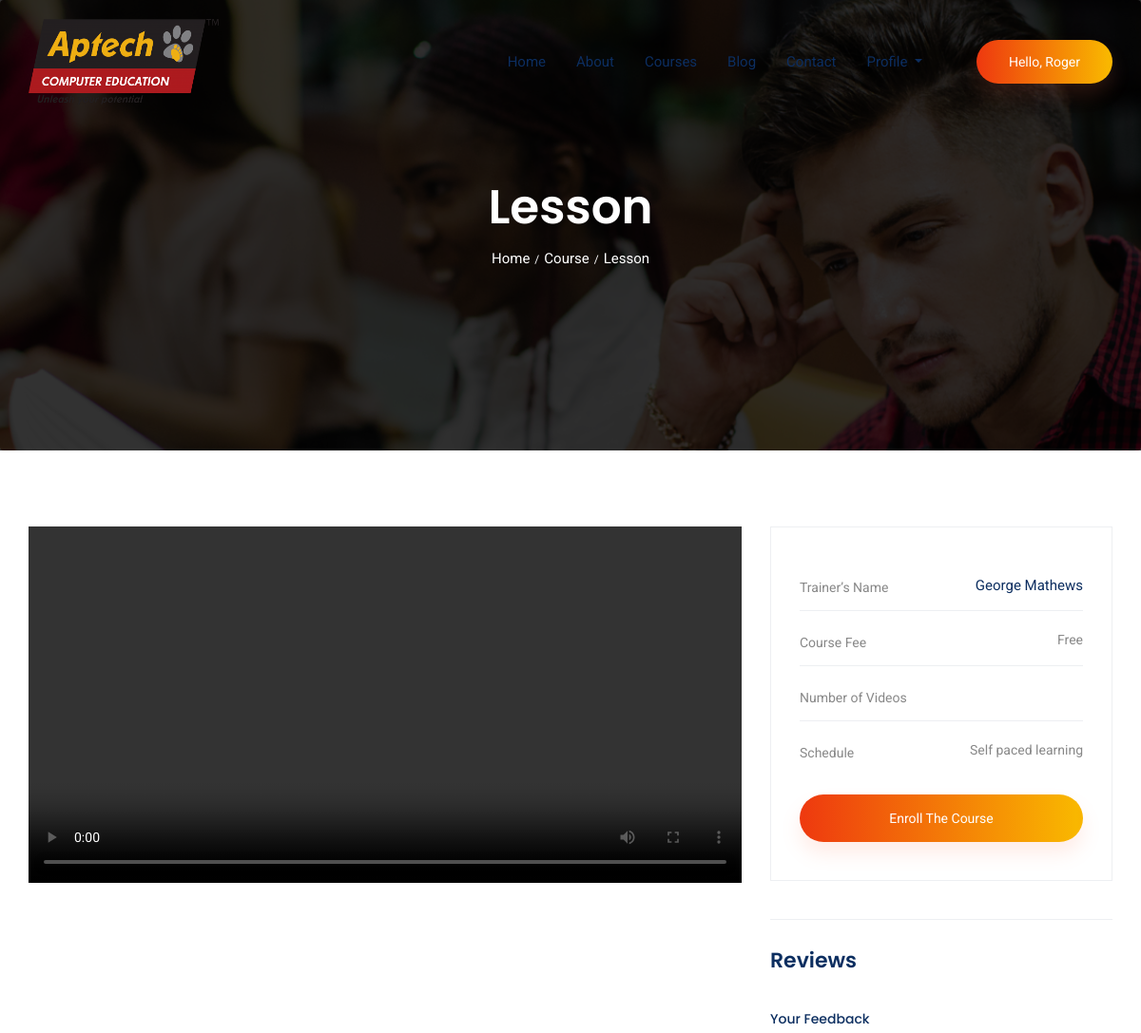
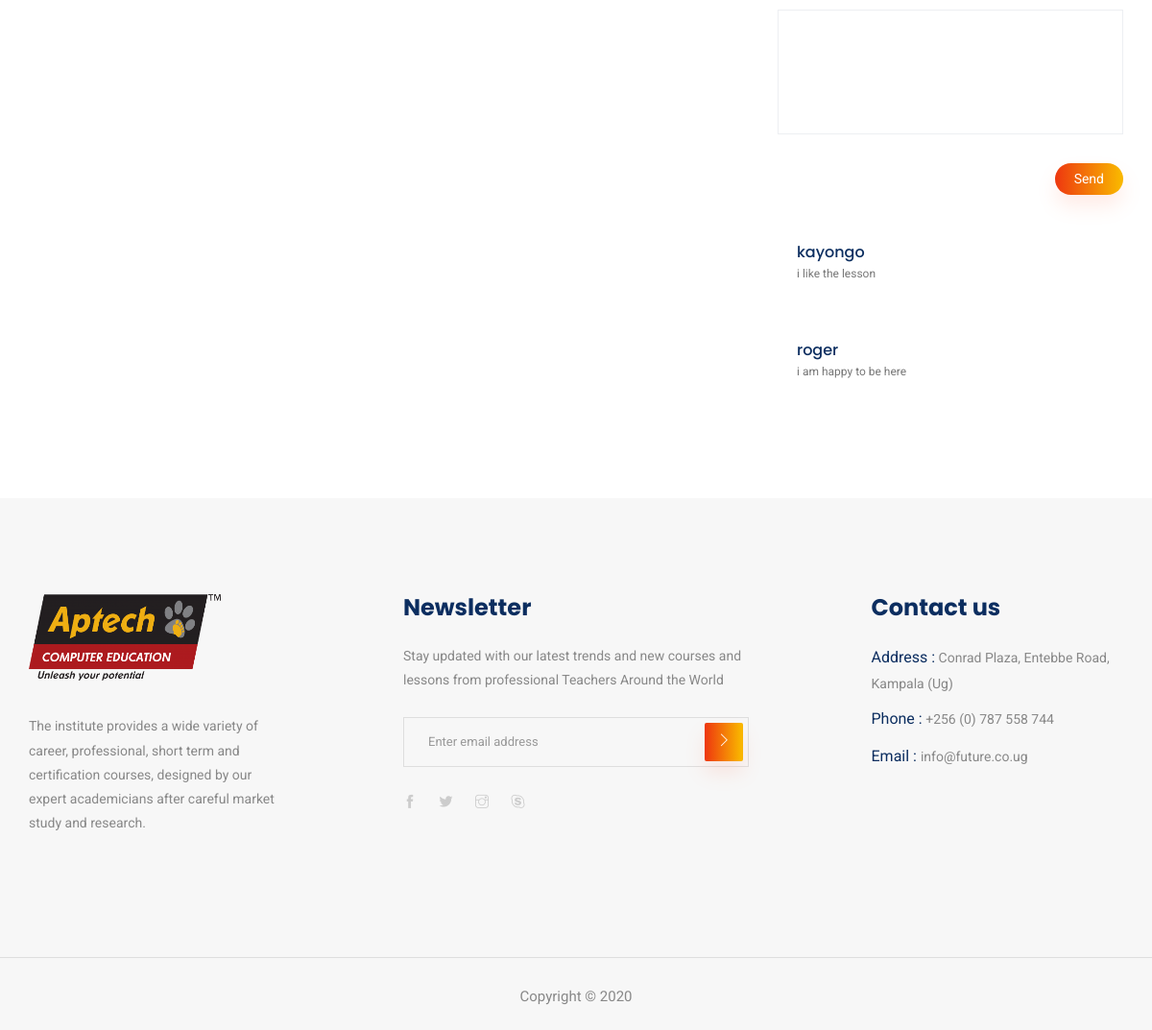
The app's page /lessons/1/ (signed in) with its own data (2 pictures, top to bottom).
### Accounts/models.py (models this page shows, shortened)
class User(AbstractBaseUser):
    username = models.CharField(max_length=150, blank=True, null=True)
    email = models.EmailField(max_length=254, unique=True)
    active = models.BooleanField(default=True)  # can login
    staff = models.BooleanField(default=False)  # staff but non superuser
    admin = models.BooleanField(default=False)  # sueruser
    timestamp = models.DateTimeField(auto_now_add=True)
    USERNAME_FIELD = 'email'
    REQUIRED_FIELDS = ['username']
    objects = UserManager()
    @property
    def is_active(self):
        return self.active

### mainsite/models.py (models this page shows, shortened)
class lessonfeedback(models.Model):
    lesson = models.ForeignKey(lessons, on_delete=models.CASCADE)
    name = models.CharField(max_length=350)
    comment = models.TextField()

### mainsite/views.py (the view)
# urls.py: path('lessons/<str:lesson_id>/',views.courseLesson,name='Course_lessons')
@login_required(login_url='/login/')
def courseLesson(request, lesson_id):
    lesson = lessons.objects.get(pk=lesson_id)
    reviews = lessonfeedback.objects.filter(lesson=lesson).order_by('-id')
    if request.method == 'POST':
        name = request.user.username
        comment = request.POST['feedback']
        lessonfeedback.objects.create(
            lesson=lesson, name=name, comment=comment)
    context = {'lesson': lesson,'reviews':reviews}
    return render(request, 'mainsite/lesson.html', context)

### mainsite/models.py (called while the page is built)
    @property
    def videoUrl(self):
        try:
            url = self.video.url
        except:
            url = ''
        return url

### mainsite/templates/mainsite/lesson.html (shortened to what this page needs)
<!DOCTYPE html>
{% extends "mainsite/base.html" %}
{% load static %}
{% block main-content %}
<section class="breadcrumb breadcrumb_bg">
    <div class="container">
        <div class="row">
            <div class="col-lg-12">
                <div class="breadcrumb_iner text-center">
                    <div class="breadcrumb_iner_item">
                        <h2>Lesson</h2>
                        <p>Home<span>/</span>Course<span>/</span>Lesson</p>
                    </div>
                </div>
            </div>
        </div>
    </div>
</section>
<section class="course_details_area section_padding">
    <div class="container">
        <div class="row">
            <div class="col-lg-8 course_details_left">
                <div class="main_image">
                    <video width="100%" height="50%" controls>
                        <source src="{{lesson.videoUrl}}" type="video/mp4">
                    </video>
                </div>
            </div>
            <div class="col-lg-4 right-contents">
                <div class="sidebar_top">
                    <ul>
                        <li>
                            <a class="justify-content-between d-flex" href="#">
                                <p>Trainer’s Name</p>
                                <span class="color">George Mathews</span>
                            </a>
                        </li>
                        <li>
                            <a class="justify-content-between d-flex" href="#">
                                <p>Course Fee </p>
                                <span>Free</span>
                            </a>
                        </li>
                        <li>
                            <a class="justify-content-between d-flex" href="#">
                                <p>Number of Videos </p>
                            </a>
                        </li>
                        <li>
                            <a class="justify-content-between d-flex" href="#">
                                <p>Schedule </p>
                                <span>Self paced learning</span>
                            </a>
                        </li>
                    </ul>
                    <a href="#" class="btn_1 d-block">Enroll the course</a>
                </div>
                <h4 class="title">Reviews</h4>
                <div class="content">
                    <div class="feedeback">
                        <h6>Your Feedback</h6>
                        <form action="" method="POST">
                            <textarea name="feedback" class="form-control" cols="10" rows="10"></textarea>
                            <div class="mt-10 text-right">
                                <input type="submit" class="btn_1" value="Send">
                            </div>
                        </form>
                    </div>
                    <div class="comments-area mb-30">
                        {% for review in reviews %}
                        <div class="comment-list">
                            <div class="single-comment single-reviews justify-content-between d-flex">
                                <div class="user justify-content-between d-flex">
                                    <div class="desc">
                                        <h5><a href="#">{{review.name}}</a>
                                        </h5>
                                        <p class="comment">
                                            {{review.comment}}
                                        </p>
                                    </div>
                                </div>
                            </div>
                        </div>
                        {% endfor %}
                    </div>
                </div>
            </div>
        </div>
    </div>
</section>
{% endblock main-content %}

### mainsite/templates/mainsite/base.html (shortened to what this page needs)
<!DOCTYPE html> {% load static %}
<html lang="en">
<head>
    <link rel="stylesheet" href="{% static 'css/bootstrap.min.css' %}">
    <link rel="stylesheet" href="{% static 'css/animate.css' %}">
    <link rel="stylesheet" href="{% static 'css/owl.carousel.min.css' %}">
    <link rel="stylesheet" href="{% static 'css/themify-icons.css' %}">
    <link rel="stylesheet" href="{% static 'css/flaticon.css' %}">
    <link rel="stylesheet" href="{% static 'css/magnific-popup.css' %}">
    <link rel="stylesheet" href="{% static 'css/slick.css' %}">
    <link rel="stylesheet" href="{% static 'css/style.css' %}">
</head>
<body>
    <header class="main_menu home_menu">
        <div class="container">
            <div class="row align-items-center">
                <div class="col-lg-12">
                    <nav class="navbar navbar-expand-lg navbar-light">
                        <a class="navbar-brand" href="{% url 'mainsite:index' %}"> <img
                                src="{% static 'img/logo.png' %}" height="90px" width="200px" alt="logo"> </a>
                        <div class="collapse navbar-collapse main-menu-item justify-content-end"
                            id="navbarSupportedContent">
                            <ul class="navbar-nav align-items-center">
                                <li class="nav-item">
                                    <a class="nav-link" href="{% url 'mainsite:index' %}">Home</a>
                                </li>
                                <li class="nav-item">
                                    <a class="nav-link" href="{% url 'mainsite:about_us' %}">About</a>
                                </li>
                                <li class="nav-item">
                                    <a class="nav-link" href="{% url 'mainsite:courses' %}">Courses</a>
                                </li>
                                <li class="nav-item">
                                    <a class="nav-link" href="{% url 'mainsite:blog' %}">Blog</a>
                                </li>
                                <li class="nav-item">
                                    <a class="nav-link" href="{% url 'mainsite:contact_us' %}">Contact</a>
                                </li>
                                {% if request.user.is_active %}
                                <li class="nav-item dropdown">
                                    <a class="nav-link dropdown-toggle" href="#" id="navbarDropdown"
                                        role="button" data-toggle="dropdown" aria-haspopup="true" aria-expanded="false">
                                        Profile
                                    </a>
                                </li>
                                <li class="d-none d-lg-block">
                                    <a class="btn_1" href="#">Hello, {{request.user.username}}</a>
                                </li>
                                {% else %}
                                <li class="d-none d-lg-block">
                                    <a class="btn_1" href="{% url 'loginpage' %}"> Login </a>
                                </li>
                                {% endif %}
                            </ul>
                        </div>
                    </nav>
                </div>
            </div>
        </div>
    </header>
    {% block main-content %} {% endblock main-content %}
    <footer class="footer-area">
        <div class="container">
            <div class="row justify-content-between">
                <div class="col-sm-6 col-md-4 col-xl-3">
                    <div class="single-footer-widget footer_1">
                        <a href="{% url 'mainsite:index' %}"> <img src="{% static 'img/logo.png' %}" height="90px"
                                width="200px" alt=""> </a>
                        <p>The institute provides a wide variety of career, professional, short term and certification
                            courses, designed by our expert academicians after careful market study and research. </p>
                    </div>
                </div>
                <div class="col-sm-6 col-md-4 col-xl-4">
                    <div class="single-footer-widget footer_2">
                        <h4>Newsletter</h4>
                        <p>Stay updated with our latest trends and new courses and lessons from professional Teachers
                            Around the World
                        </p>
                        <form action="" method="POST">
                            <div class="form-group">
                                <div class="input-group mb-3">
                                    <input type="text" class="form-control" placeholder='Enter email address'
                                        onfocus="this.placeholder = ''"
                                        onblur="this.placeholder = 'Enter email address'">
                                    <div class="input-group-append">
                                        <button class="btn btn_1" type="button"><i class="ti-angle-right"></i></button>
                                    </div>
                                </div>
                            </div>
                        </form>
                        <div class="social_icon">
                            <a href="#"> <i class="ti-facebook"></i> </a>
                            <a href="#"> <i class="ti-twitter-alt"></i> </a>
                            <a href="#"> <i class="ti-instagram"></i> </a>
                            <a href="#"> <i class="ti-skype"></i> </a>
                        </div>
                    </div>
                </div>
                <div class="col-xl-3 col-sm-6 col-md-4">
                    <div class="single-footer-widget footer_2">
                        <h4>Contact us</h4>
                        <div class="contact_info">
                            <p><span> Address :</span> Conrad Plaza, Entebbe Road, Kampala (Ug) </p>
                            <p><span> Phone :</span> +256 (0) 787 558 744</p>
                            <p><span> Email : </span> info@future.co.ug
                            </p>
                        </div>
                    </div>
                </div>
            </div>
        </div>
        <div class="container-fluid">
            <div class="row">
                <div class="col-lg-12">
                    <div class="copyright_part_text text-center">
                        <div class="row">
                            <div class="col-lg-12">
                                <p class="footer-text m-0">
                                    Copyright &copy;
                                </p>
                            </div>
                        </div>
                    </div>
                </div>
            </div>
        </div>
    </footer>
</body>
</html>

### records on screen
User: user.username "Roger"
lessonfeedback: name "kayongo", comment "i like the lesson"
lessonfeedback: name "roger", comment "i am happy to be here"
